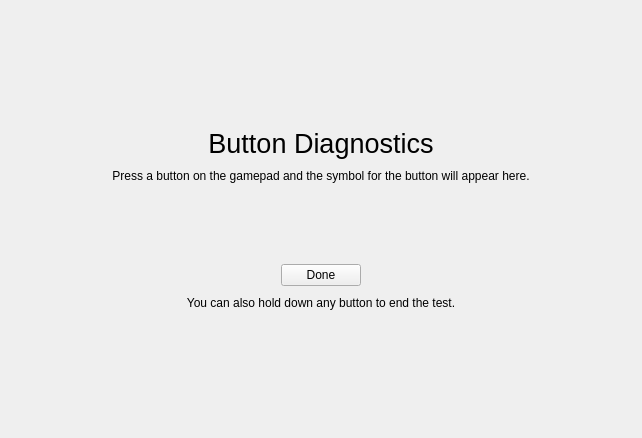
<?xml version="1.0" encoding="UTF-8"?>
<ui version="4.0">
 <class>ButtonDiagnostics</class>
 <widget class="QWidget" name="ButtonDiagnostics">
  <property name="geometry">
   <rect>
    <x>0</x>
    <y>0</y>
    <width>642</width>
    <height>438</height>
   </rect>
  </property>
  <property name="windowTitle">
   <string>Form</string>
  </property>
  <layout class="QVBoxLayout" name="verticalLayout">
   <property name="spacing">
    <number>10</number>
   </property>
   <item>
    <spacer name="verticalSpacer_2">
     <property name="orientation">
      <enum>Qt::Vertical</enum>
     </property>
     <property name="sizeHint" stdset="0">
      <size>
       <width>20</width>
       <height>97</height>
      </size>
     </property>
    </spacer>
   </item>
   <item>
    <widget class="QLabel" name="label_3">
     <property name="font">
      <font>
       <pointsize>20</pointsize>
      </font>
     </property>
     <property name="text">
      <string>Button Diagnostics</string>
     </property>
     <property name="alignment">
      <set>Qt::AlignCenter</set>
     </property>
    </widget>
   </item>
   <item>
    <widget class="QLabel" name="label">
     <property name="text">
      <string>Press a button on the gamepad and the symbol for the button will appear here.</string>
     </property>
     <property name="alignment">
      <set>Qt::AlignCenter</set>
     </property>
    </widget>
   </item>
   <item>
    <layout class="QHBoxLayout" name="horizontalLayout_2">
     <item>
      <spacer name="horizontalSpacer">
       <property name="orientation">
        <enum>Qt::Horizontal</enum>
       </property>
       <property name="sizeHint" stdset="0">
        <size>
         <width>40</width>
         <height>20</height>
        </size>
       </property>
      </spacer>
     </item>
     <item>
      <widget class="GamepadLabel" name="buttonsLabel">
       <property name="font">
        <font>
         <pointsize>20</pointsize>
        </font>
       </property>
       <property name="text">
        <string notr="true"/>
       </property>
      </widget>
     </item>
     <item>
      <spacer name="horizontalSpacer_2">
       <property name="orientation">
        <enum>Qt::Horizontal</enum>
       </property>
       <property name="sizeHint" stdset="0">
        <size>
         <width>40</width>
         <height>20</height>
        </size>
       </property>
      </spacer>
     </item>
    </layout>
   </item>
   <item>
    <layout class="QHBoxLayout" name="horizontalLayout_3">
     <item>
      <spacer name="horizontalSpacer_5">
       <property name="orientation">
        <enum>Qt::Horizontal</enum>
       </property>
       <property name="sizeHint" stdset="0">
        <size>
         <width>40</width>
         <height>20</height>
        </size>
       </property>
      </spacer>
     </item>
     <item>
      <widget class="GamepadLabel" name="unavailableButtonsWarning">
       <property name="text">
        <string/>
       </property>
       <property name="alignment">
        <set>Qt::AlignCenter</set>
       </property>
      </widget>
     </item>
     <item>
      <spacer name="horizontalSpacer_6">
       <property name="orientation">
        <enum>Qt::Horizontal</enum>
       </property>
       <property name="sizeHint" stdset="0">
        <size>
         <width>40</width>
         <height>20</height>
        </size>
       </property>
      </spacer>
     </item>
    </layout>
   </item>
   <item>
    <layout class="QHBoxLayout" name="horizontalLayout">
     <item>
      <spacer name="horizontalSpacer_3">
       <property name="orientation">
        <enum>Qt::Horizontal</enum>
       </property>
       <property name="sizeHint" stdset="0">
        <size>
         <width>40</width>
         <height>20</height>
        </size>
       </property>
      </spacer>
     </item>
     <item>
      <widget class="QPushButton" name="finishButton">
       <property name="text">
        <string>Done</string>
       </property>
      </widget>
     </item>
     <item>
      <spacer name="horizontalSpacer_4">
       <property name="orientation">
        <enum>Qt::Horizontal</enum>
       </property>
       <property name="sizeHint" stdset="0">
        <size>
         <width>40</width>
         <height>20</height>
        </size>
       </property>
      </spacer>
     </item>
    </layout>
   </item>
   <item>
    <widget class="QLabel" name="label_2">
     <property name="text">
      <string>You can also hold down any button to end the test.</string>
     </property>
     <property name="alignment">
      <set>Qt::AlignCenter</set>
     </property>
    </widget>
   </item>
   <item>
    <spacer name="verticalSpacer">
     <property name="orientation">
      <enum>Qt::Vertical</enum>
     </property>
     <property name="sizeHint" stdset="0">
      <size>
       <width>20</width>
       <height>97</height>
      </size>
     </property>
    </spacer>
   </item>
  </layout>
 </widget>
 <customwidgets>
  <customwidget>
   <class>GamepadLabel</class>
   <extends>QLabel</extends>
   <header location="global">gamepadlabel.h</header>
  </customwidget>
 </customwidgets>
 <resources/>
 <connections/>
</ui>
